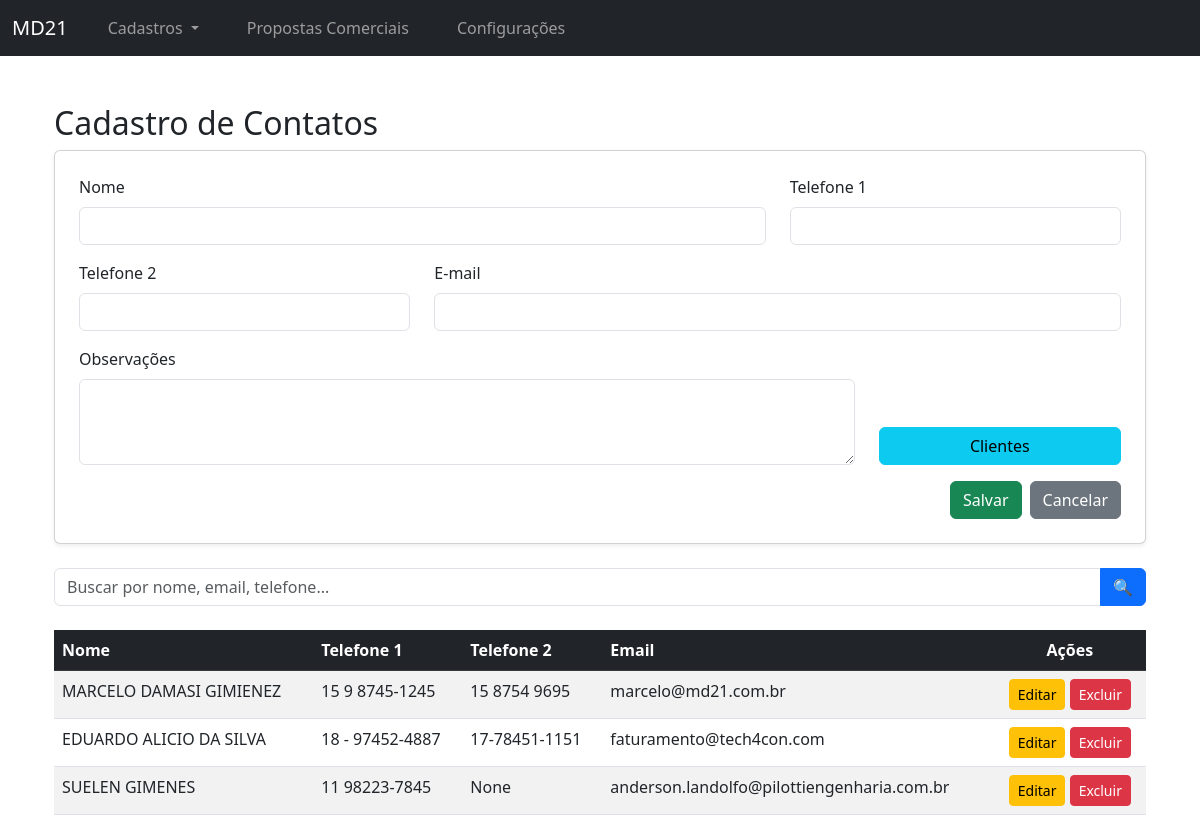
The app's page /cadastro_contatos/ with its own data.
### core/models.py (models this page shows, shortened)
class Contato(models.Model):
    nome = models.CharField(max_length=70)
    telefone1 = models.CharField(max_length=20, blank=True, null=True)
    telefone2 = models.CharField(max_length=20, blank=True, null=True)
    email = models.EmailField(blank=True, null=True)
    observacoes = models.TextField(blank=True, null=True)

### core/views.py (the view, shortened to what this page needs)
# urls.py: path('cadastro_contatos/', views.cadastro_contatos, name='cadastro_contatos'),
def cadastro_contatos(request):
    query = request.GET.get('q', '')
    contatos = Contato.objects.all()
    if query:
        contatos = contatos.filter(
            Q(nome__icontains=query) |
            Q(email__icontains=query) |
            Q(telefone1__icontains=query)
        )
    contato_id = request.POST.get('contato_id')
    form = ContatoForm(request.POST or None)
    return render(request, 'cadastro_contato.html', {
        'form': form,
        'contatos': contatos,
        'query': query
    })

### core/forms.py
class ContatoForm(forms.ModelForm):
    class Meta:
        model = Contato
        fields = ['nome', 'telefone1', 'telefone2', 'email', 'observacoes']
        widgets = {
            'nome': forms.TextInput(attrs={'class': 'form-control'}),
            'telefone1': forms.TextInput(attrs={'class': 'form-control'}),
            'telefone2': forms.TextInput(attrs={'class': 'form-control'}),
            'email': forms.EmailInput(attrs={'class': 'form-control'}),
            'observacoes': forms.Textarea(attrs={'class': 'form-control', 'rows': 3}),
        }

### core/templates/cadastro_contato.html (shortened to what this page needs)
{% extends "base.html" %}
{% block content %}
<div class="container mt-5">
    <h2>Cadastro de Contatos</h2>
    <div class="card p-4 shadow-sm">
        <form method="POST">
            <div class="row">
                <div class="col-md-8 mb-3">
                    <label class="form-label">Nome</label>
                    {{ form.nome }}
                </div>
                <div class="col-md-4 mb-3">
                    <label class="form-label">Telefone 1</label>
                    {{ form.telefone1 }}
                </div>
            </div>
            <div class="row">
                <div class="col-md-4 mb-3">
                    <label class="form-label">Telefone 2</label>
                    {{ form.telefone2 }}
                </div>
                <div class="col-md-8 mb-3">
                    <label class="form-label">E-mail</label>
                    {{ form.email }}
                </div>
            </div>
            <div class="row">
                <div class="col-md-9 mb-3">
                    <label class="form-label">Observações</label>
                    {{ form.observacoes }}
                </div>
                <div class="col-md-3 mb-3 d-flex align-items-end">
                    <a href="{% url 'cadastro_clientes' %}" class="btn btn-info w-100">Clientes</a>
                </div>
            </div>
            <div class="d-flex justify-content-end gap-2">
                <button type="submit" class="btn btn-success">Salvar</button>
                <a href="{% url 'index' %}" class="btn btn-secondary">Cancelar</a>
            </div>
        </form>
    </div>
    <form method="GET" class="mt-4">
        <div class="input-group mb-3">
            <input type="text" class="form-control" name="q" value="{{ query }}" placeholder="Buscar por nome, email, telefone...">
            <button class="btn btn-primary">🔍</button>
        </div>
    </form>
    <div class="table-responsive mt-4">
        <table class="table table-striped table-hover">
            <thead class="table-dark">
                <tr>
                    <th>Nome</th>
                    <th>Telefone 1</th>
                    <th>Telefone 2</th>
                    <th>Email</th>
                    <th class="text-center">Ações</th>
                </tr>
            </thead>
            <tbody>
                {% for contato in contatos %}
                <tr id="contato-{{ contato.id }}">
                    <td>{{ contato.nome }}</td>
                    <td>{{ contato.telefone1 }}</td>
                    <td>{{ contato.telefone2 }}</td>
                    <td>{{ contato.email }}</td>
                    <td class="text-center">
                        <button class="btn btn-warning btn-sm"
                            onclick="abrirModalConfirmarEdicaoContato('{{ contato.id }}', '{{ contato.nome }}', '{{ contato.telefone1 }}', '{{ contato.telefone2 }}', '{{ contato.email }}', `{{ contato.observacoes|default_if_none:'' }}`)">
                            Editar
                        </button>
                        <button class="btn btn-danger btn-sm" onclick="excluirContato('{{ contato.id }}')">Excluir</button>
                    </td>
                </tr>
                {% empty %}
                <tr>
                    <td colspan="6" class="text-center">Nenhum contato encontrado.</td>
                </tr>
                {% endfor %}
            </tbody>
        </table>
    </div>
</div>
{% endblock %}

### records on screen
Contato: nome "MARCELO DAMASI GIMIENEZ", telefone1 "15 9 8745-1245", telefone2 "15 8754 9695", email "marcelo@md21.com.br"
Contato: nome "EDUARDO ALICIO DA SILVA", telefone1 "18 - 97452-4887", telefone2 "17-78451-1151", email "faturamento@tech4con.com"
Contato: nome "SUELEN GIMENES", telefone1 "11 98223-7845", telefone2 "None", email "anderson.landolfo@pilottiengenharia.com.br"
